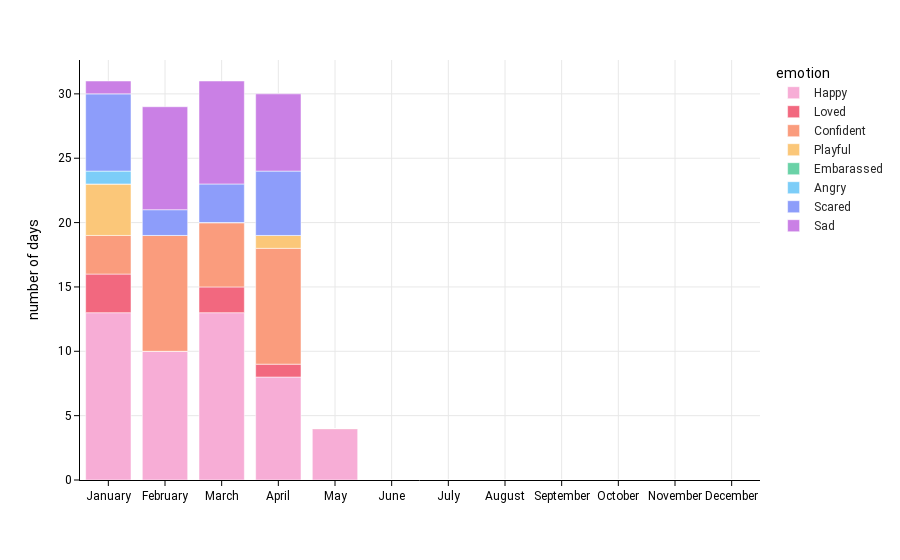

The notebook cell saved with this chart:
### Code cell
fig = px.bar(
    df_month_emotion,
    x="month",
    y="value",
    color="emotion",
    color_discrete_map=dict_emotion_color,
    template="simple_white"
)
fig.update_layout(
    font=dict(
        family="Roboto",
        size=12,
    ),
    legend_title_font_color="black",
    height=400,
    xaxis_title="",
    yaxis_title="number of days",
    xaxis=dict(showgrid=True, tickcolor='black', color='black'),
    yaxis=dict(showgrid=True, tickcolor='black', color='black')
)
fig.update_xaxes(showline=True, linewidth=1, linecolor='black')
fig.update_yaxes(showline=True, linewidth=1, linecolor='black')
fig.show()

### Figure 1 — Plotly figure (JSON) as saved in the notebook; plotly's stock layout.template omitted (floating-point values rounded to 4 significant figures)
{"data": [{"alignmentgroup": "True", "hovertemplate": "emotion=Happy<br>month=%{x}<br>value=%{y}<extra></extra>", "legendgroup": "Happy", "marker": {"color": "#f7add6", "pattern": {"shape": ""}}, "name": "Happy", "offsetgroup": "Happy", "orientation": "v", "showlegend": true, "textposition": "auto", "type": "bar", "x": ["January", "February", "March", "April", "May", "June", "July", "August", "September", "October", "November", "December"], "xaxis": "x", "y": [13, 10, 13, 8, 4, 0, 0, 0, 0, 0, 0, 0], "yaxis": "y"}, {"alignmentgroup": "True", "hovertemplate": "emotion=Loved<br>month=%{x}<br>value=%{y}<extra></extra>", "legendgroup": "Loved", "marker": {"color": "#f2687f", "pattern": {"shape": ""}}, "name": "Loved", "offsetgroup": "Loved", "orientation": "v", "showlegend": true, "textposition": "auto", "type": "bar", "x": ["January", "February", "March", "April", "May", "June", "July", "August", "September", "October", "November", "December"], "xaxis": "x", "y": [3, 0, 2, 1, 0, 0, 0, 0, 0, 0, 0, 0], "yaxis": "y"}, {"alignmentgroup": "True", "hovertemplate": "emotion=Confident<br>month=%{x}<br>value=%{y}<extra></extra>", "legendgroup": "Confident", "marker": {"color": "#fa9c7d", "pattern": {"shape": ""}}, "name": "Confident", "offsetgroup": "Confident", "orientation": "v", "showlegend": true, "textposition": "auto", "type": "bar", "x": ["January", "February", "March", "April", "May", "June", "July", "August", "September", "October", "November", "December"], "xaxis": "x", "y": [3, 9, 5, 9, 0, 0, 0, 0, 0, 0, 0, 0], "yaxis": "y"}, {"alignmentgroup": "True", "hovertemplate": "emotion=Playful<br>month=%{x}<br>value=%{y}<extra></extra>", "legendgroup": "Playful", "marker": {"color": "#fbc779", "pattern": {"shape": ""}}, "name": "Playful", "offsetgroup": "Playful", "orientation": "v", "showlegend": true, "textposition": "auto", "type": "bar", "x": ["January", "February", "March", "April", "May", "June", "July", "August", "September", "October", "November", "December"], "xaxis": "x", "y": [4, 0, 0, 1, 0, 0, 0, 0, 0, 0, 0, 0], "yaxis": "y"}, {"alignmentgroup": "True", "hovertemplate": "emotion=Embarassed<br>month=%{x}<br>value=%{y}<extra></extra>", "legendgroup": "Embarassed", "marker": {"color": "#6ad2a7", "pattern": {"shape": ""}}, "name": "Embarassed", "offsetgroup": "Embarassed", "orientation": "v", "showlegend": true, "textposition": "auto", "type": "bar", "x": ["January", "February", "March", "April", "May", "June", "July", "August", "September", "October", "November", "December"], "xaxis": "x", "y": [0, 0, 0, 0, 0, 0, 0, 0, 0, 0, 0, 0], "yaxis": "y"}, {"alignmentgroup": "True", "hovertemplate": "emotion=Angry<br>month=%{x}<br>value=%{y}<extra></extra>", "legendgroup": "Angry", "marker": {"color": "#7ccdf8", "pattern": {"shape": ""}}, "name": "Angry", "offsetgroup": "Angry", "orientation": "v", "showlegend": true, "textposition": "auto", "type": "bar", "x": ["January", "February", "March", "April", "May", "June", "July", "August", "September", "October", "November", "December"], "xaxis": "x", "y": [1, 0, 0, 0, 0, 0, 0, 0, 0, 0, 0, 0], "yaxis": "y"}, {"alignmentgroup": "True", "hovertemplate": "emotion=Scared<br>month=%{x}<br>value=%{y}<extra></extra>", "legendgroup": "Scared", "marker": {"color": "#8d9dfa", "pattern": {"shape": ""}}, "name": "Scared", "offsetgroup": "Scared", "orientation": "v", "showlegend": true, "textposition": "auto", "type": "bar", "x": ["January", "February", "March", "April", "May", "June", "July", "August", "September", "October", "November", "December"], "xaxis": "x", "y": [6, 2, 3, 5, 0, 0, 0, 0, 0, 0, 0, 0], "yaxis": "y"}, {"alignmentgroup": "True", "hovertemplate": "emotion=Sad<br>month=%{x}<br>value=%{y}<extra></extra>", "legendgroup": "Sad", "marker": {"color": "#ca80e5", "pattern": {"shape": ""}}, "name": "Sad", "offsetgroup": "Sad", "orientation": "v", "showlegend": true, "textposition": "auto", "type": "bar", "x": ["January", "February", "March", "April", "May", "June", "July", "August", "September", "October", "November", "December"], "xaxis": "x", "y": [1, 8, 8, 6, 0, 0, 0, 0, 0, 0, 0, 0], "yaxis": "y"}], "layout": {"autosize": true, "barmode": "relative", "font": {"family": "Roboto", "size": 12}, "legend": {"title": {"font": {"color": "black"}, "text": "emotion"}, "tracegroupgap": 0}, "margin": {"t": 60}, "xaxis": {"anchor": "y", "autorange": true, "color": "black", "domain": [0, 1], "linecolor": "black", "linewidth": 1, "range": [-0.5, 11.5], "showgrid": true, "showline": true, "tickcolor": "black", "title": {"text": ""}, "type": "category"}, "yaxis": {"anchor": "x", "autorange": true, "color": "black", "domain": [0, 1], "linecolor": "black", "linewidth": 1, "range": [0, 32.63], "showgrid": true, "showline": true, "tickcolor": "black", "title": {"text": "number of days"}, "type": "linear"}}}
